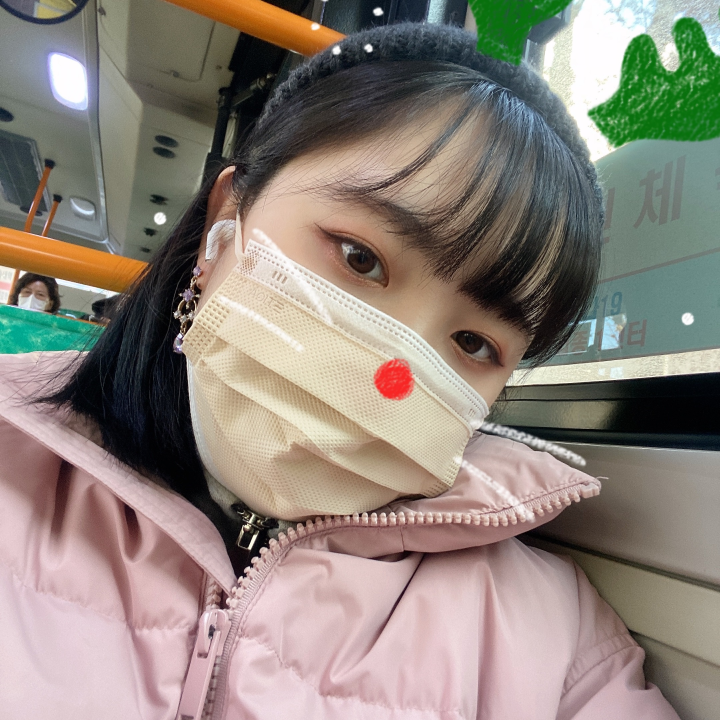
#> input picture Keras-CartoonGAN/sample_in/sjtu.jpg, 2160 x 2160 px, given as the content of the folder ../sample_in/sjtu.jpg, which was not available (shown at 1/3 size)
$ python -i utils.py   (imports and definitions only)
#> lines starting #> are read from the running program, lines starting #| are printed output that depends on the picture; after the words box and inside, x2 and y2 are one past the last pixel; in counts of white or black regions, pixels touching at a corner belong together; pictures that were not available may be replaced by others from this repository, and a replacement may not be noted
# -*- coding: utf-8 -*-

import numpy as np
import cv2, os
from PIL import Image
from cartoon import SAMPLE_IMG
from tqdm import tqdm


def load_net_in(img_fname=SAMPLE_IMG, desired_size=256):
    input_image = Image.open(img_fname).convert("RGB")
    input_image = input_image.resize((desired_size, desired_size), Image.BICUBIC)
    input_image = np.asarray(input_image)

    # preprocess, (-1, 1)
    input_image = preprocess(input_image)
    return input_image

def preprocess(xs):
    """
    # Args
        xs : rgb-ordered, [0, 255]-ranged
    # Return
        xs : bgr-ordered, [-1, +1]-ranged
    """
    # preprocess, (-1, 1)
    # rgb -> bgr
    xs = xs[...,::-1]
    xs = xs/255
    xs = -1 + 2*xs
    return xs

def postprocess(ys):
    """
    # Args
        ys : bgr-ordered, [-1, +1]-ranged
    # Return
        ys : rgb-ordered, [0, +1]-ranged
    """
    # bgr -> rgb
    ys = ys[...,::-1]
    # [0, 1]-range
    ys = ys * 0.5 + 0.5
    return ys

def create_smooth_dataset(root, save):
#> called with root = '../sample_in/sjtu.jpg', save = 'out.png'
    file_list = os.listdir(root)
    if not os.path.isdir(save):
        os.makedirs(save)
    kernel_size = 5
    kernel = np.ones((kernel_size, kernel_size), np.uint8)
    gauss = cv2.getGaussianKernel(kernel_size, 0)
    gauss = gauss * gauss.transpose(1, 0)
    for n, f in tqdm(enumerate(file_list)):
        rgb_img = cv2.imread(os.path.join(root, f))
#> rgb_img is the input picture: shape (2160, 2160, 3); mean B, G, R 123, 132.2, 141.4
        gray_img = cv2.imread(os.path.join(root, f), 0)
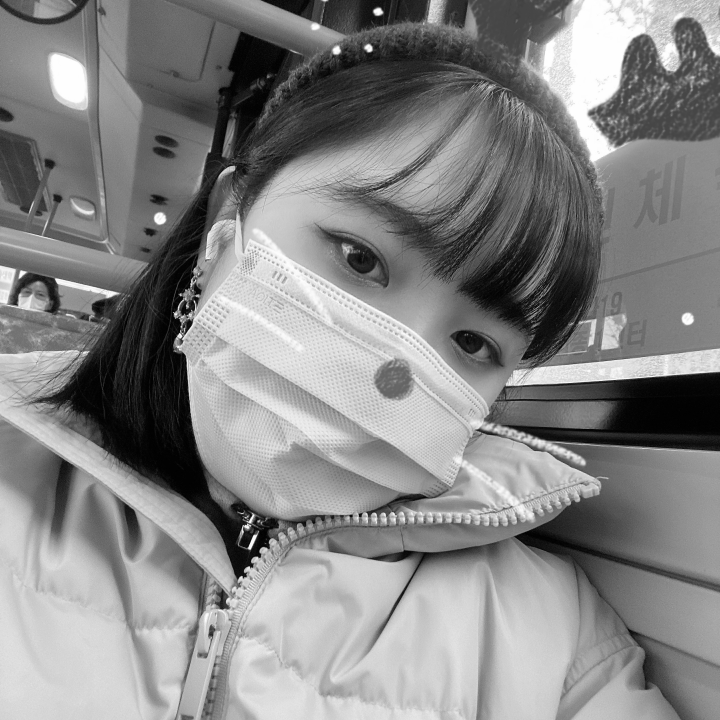
#> gray_img: shape (2160, 2160) (shown at 1/3 size); min 0, max 255, mean 133.9
        rgb_img = cv2.resize(rgb_img, (256, 256))
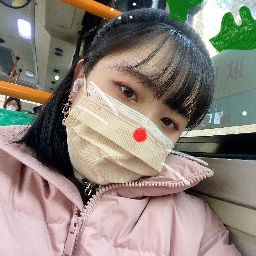
#> rgb_img: shape (256, 256, 3); mean B, G, R 122.9, 132.1, 141.2
        pad_img = np.pad(rgb_img, ((2,2), (2,2), (0,0)), mode='reflect')
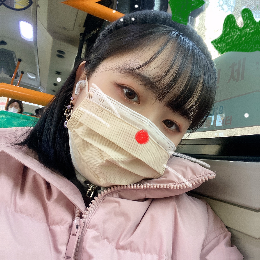
#> pad_img: shape (260, 260, 3); mean B, G, R 123.4, 132.6, 141.5
        gray_img = cv2.resize(gray_img, (256, 256))
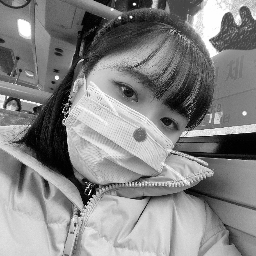
#> gray_img: shape (256, 256); min 0, max 255, mean 133.8
        edges = cv2.Canny(gray_img, 100, 200)
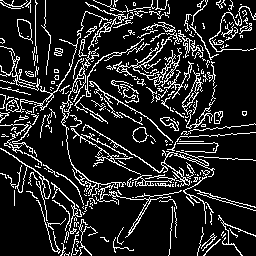
#> edges: shape (256, 256); 14.6% white in thin lines or dots
        dilation = cv2.dilate(edges, kernel)
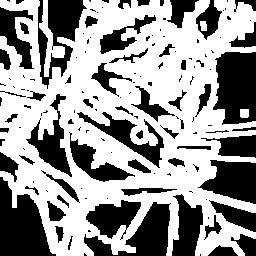
#> dilation: shape (256, 256); 59.8% white; 142 black regions (80 under 20 px), largest, box (x1, y1, x2, y2) and area: (0, 177, 56, 256) 2697, (213, 52, 256, 125) 2560, (38, 0, 87, 89) 2011

        gauss_img = np.copy(rgb_img)
        idx = np.where(dilation != 0)
#> idx = 39184 positions, rows 0 to 255, columns 0 to 255
        for i in range(np.sum(dilation != 0)):
            gauss_img[idx[0][i], idx[1][i], 0] = np.sum(np.multiply(pad_img[idx[0][i]:idx[0][i] + kernel_size, idx[1][i]:idx[1][i] + kernel_size, 0], gauss))
            gauss_img[idx[0][i], idx[1][i], 1] = np.sum(np.multiply(pad_img[idx[0][i]:idx[0][i] + kernel_size, idx[1][i]:idx[1][i] + kernel_size, 1], gauss))
            gauss_img[idx[0][i], idx[1][i], 2] = np.sum(np.multiply(pad_img[idx[0][i]:idx[0][i] + kernel_size, idx[1][i]:idx[1][i] + kernel_size, 2], gauss))
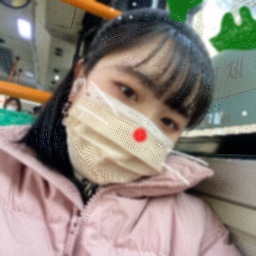
#> gauss_img: shape (256, 256, 3); mean B, G, R 122.6, 131.8, 141

        cv2.imwrite(os.path.join(save, str(n) + '.jpg'), gauss_img)

>>> result = create_smooth_dataset('../sample_in/sjtu.jpg', 'out.png')

$ run again, on Keras-CartoonGAN/sample_in/in1.png
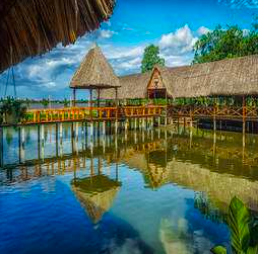
#> input picture Keras-CartoonGAN/sample_in/in1.png, 258 x 254 px, given as the content of the folder ../sample_in/in1.png, which was not available
#> in create_smooth_dataset, rgb_img is the input picture: shape (254, 258, 3); mean B, G, R 98, 105.8, 76
#> rgb_img: shape (256, 256, 3)
#> in create_smooth_dataset, `edges = cv2.Canny(gray_img, 100, 200)`:
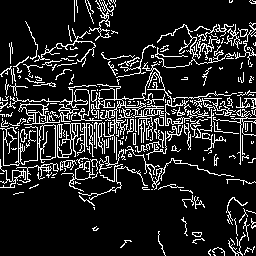
#> edges: shape (256, 256); 14% white in thin lines or dots
#> dilation: shape (256, 256); 52.2% white; 98 black regions (55 under 20 px), largest, box (x1, y1, x2, y2) and area: (0, 165, 256, 256) 15161, (72, 0, 256, 84) 5432, (0, 0, 91, 70) 3571
#> idx = 34184 positions, rows 0 to 255, columns 0 to 255
#> after the loop in create_smooth_dataset, `for i in range(np.sum(dilation != 0)):`:
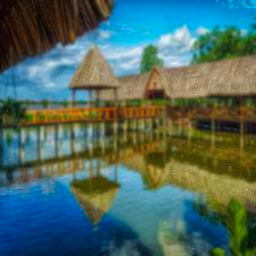
#> gauss_img: shape (256, 256, 3); mean B, G, R 97.7, 105.4, 75.6

$ run again, on Keras-CartoonGAN/sample_in/in2.png
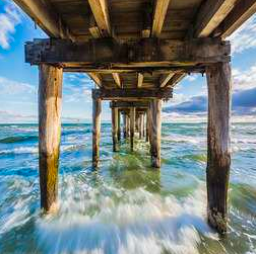
#> input picture Keras-CartoonGAN/sample_in/in2.png, 256 x 254 px, given as the content of the folder ../sample_in/in2.png, which was not available
#> in create_smooth_dataset, rgb_img is the input picture: shape (254, 256, 3); mean B, G, R 127.8, 128.5, 116.1
#> rgb_img: shape (256, 256, 3)
#> in create_smooth_dataset, `edges = cv2.Canny(gray_img, 100, 200)`:
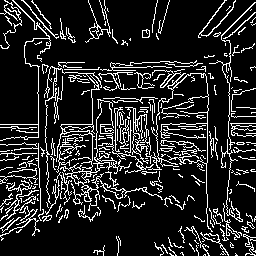
#> edges: shape (256, 256); 14.9% white in thin lines or dots
#> dilation: shape (256, 256); 59.7% white; 123 black regions (73 under 20 px), largest, box (x1, y1, x2, y2) and area: (36, 0, 228, 67) 7681, (0, 165, 206, 256) 7613, (0, 16, 43, 122) 2749
#> idx = 39108 positions, rows 0 to 255, columns 0 to 255
#> after the loop in create_smooth_dataset, `for i in range(np.sum(dilation != 0)):`:
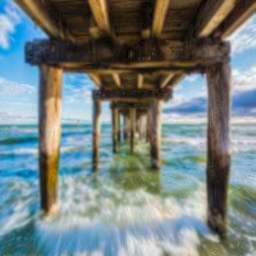
#> gauss_img: shape (256, 256, 3); mean B, G, R 127.4, 128.1, 115.6

$ run again, on Keras-CartoonGAN/sample_in/in3.png
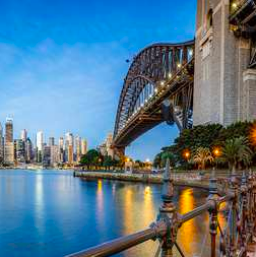
#> input picture Keras-CartoonGAN/sample_in/in3.png, 256 x 257 px, given as the content of the folder ../sample_in/in3.png, which was not available
#> in create_smooth_dataset, rgb_img is the input picture: shape (257, 256, 3); mean B, G, R 140.7, 120.2, 86.6
#> rgb_img: shape (256, 256, 3)
#> edges: shape (256, 256); 13.4% white in thin lines or dots
#> dilation: shape (256, 256); 46.9% white; 1 white region, box (x1, y1, x2, y2) and area: (0, 0, 256, 256) 30733
#> idx = 30733 positions, rows 0 to 255, columns 0 to 255
#> after the loop in create_smooth_dataset, `for i in range(np.sum(dilation != 0)):`:
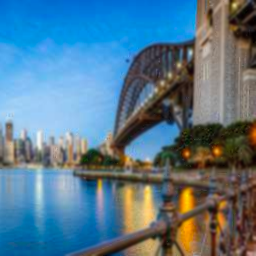
#> gauss_img: shape (256, 256, 3); mean B, G, R 140.4, 119.9, 86.2
